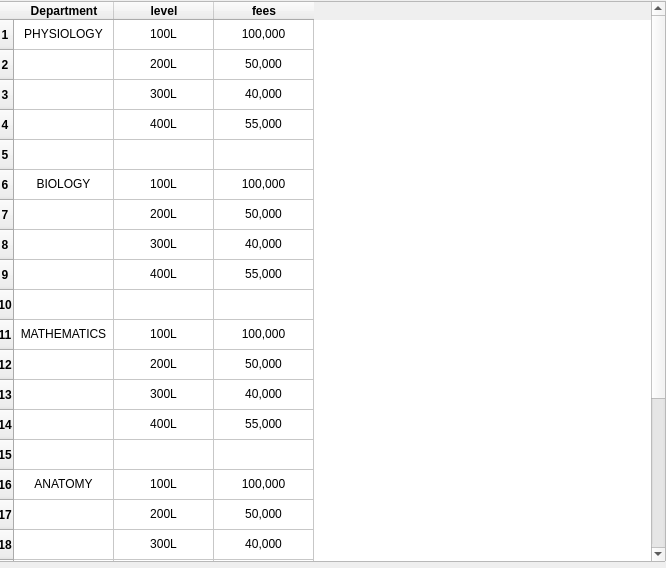
<?xml version="1.0" encoding="UTF-8"?>
<ui version="4.0">
 <class>Form</class>
 <widget class="QWidget" name="Form">
  <property name="geometry">
   <rect>
    <x>0</x>
    <y>0</y>
    <width>666</width>
    <height>568</height>
   </rect>
  </property>
  <property name="windowTitle">
   <string>Form</string>
  </property>
  <widget class="QTableWidget" name="tableWidget">
   <property name="geometry">
    <rect>
     <x>-5</x>
     <y>1</y>
     <width>671</width>
     <height>561</height>
    </rect>
   </property>
   <row>
    <property name="text">
     <string>1</string>
    </property>
    <property name="font">
     <font>
      <weight>75</weight>
      <bold>true</bold>
     </font>
    </property>
    <property name="textAlignment">
     <set>AlignCenter</set>
    </property>
   </row>
   <row>
    <property name="text">
     <string>2</string>
    </property>
    <property name="font">
     <font>
      <weight>75</weight>
      <bold>true</bold>
     </font>
    </property>
    <property name="textAlignment">
     <set>AlignCenter</set>
    </property>
   </row>
   <row>
    <property name="text">
     <string>3</string>
    </property>
    <property name="font">
     <font>
      <weight>75</weight>
      <bold>true</bold>
     </font>
    </property>
    <property name="textAlignment">
     <set>AlignCenter</set>
    </property>
   </row>
   <row>
    <property name="text">
     <string>4</string>
    </property>
    <property name="font">
     <font>
      <weight>75</weight>
      <bold>true</bold>
     </font>
    </property>
    <property name="textAlignment">
     <set>AlignCenter</set>
    </property>
   </row>
   <row>
    <property name="text">
     <string>5</string>
    </property>
    <property name="font">
     <font>
      <weight>75</weight>
      <bold>true</bold>
     </font>
    </property>
    <property name="textAlignment">
     <set>AlignCenter</set>
    </property>
   </row>
   <row>
    <property name="text">
     <string>6</string>
    </property>
    <property name="font">
     <font>
      <weight>75</weight>
      <bold>true</bold>
     </font>
    </property>
    <property name="textAlignment">
     <set>AlignCenter</set>
    </property>
   </row>
   <row>
    <property name="text">
     <string>7</string>
    </property>
    <property name="font">
     <font>
      <weight>75</weight>
      <bold>true</bold>
     </font>
    </property>
    <property name="textAlignment">
     <set>AlignCenter</set>
    </property>
   </row>
   <row>
    <property name="text">
     <string>8</string>
    </property>
    <property name="font">
     <font>
      <weight>75</weight>
      <bold>true</bold>
     </font>
    </property>
    <property name="textAlignment">
     <set>AlignCenter</set>
    </property>
   </row>
   <row>
    <property name="text">
     <string>9</string>
    </property>
    <property name="font">
     <font>
      <weight>75</weight>
      <bold>true</bold>
     </font>
    </property>
    <property name="textAlignment">
     <set>AlignCenter</set>
    </property>
   </row>
   <row>
    <property name="text">
     <string>10</string>
    </property>
    <property name="font">
     <font>
      <weight>75</weight>
      <bold>true</bold>
     </font>
    </property>
    <property name="textAlignment">
     <set>AlignCenter</set>
    </property>
   </row>
   <row>
    <property name="text">
     <string>11</string>
    </property>
    <property name="font">
     <font>
      <weight>75</weight>
      <bold>true</bold>
     </font>
    </property>
    <property name="textAlignment">
     <set>AlignCenter</set>
    </property>
   </row>
   <row>
    <property name="text">
     <string>12</string>
    </property>
    <property name="font">
     <font>
      <weight>75</weight>
      <bold>true</bold>
     </font>
    </property>
    <property name="textAlignment">
     <set>AlignCenter</set>
    </property>
   </row>
   <row>
    <property name="text">
     <string>13</string>
    </property>
    <property name="font">
     <font>
      <weight>75</weight>
      <bold>true</bold>
     </font>
    </property>
    <property name="textAlignment">
     <set>AlignCenter</set>
    </property>
   </row>
   <row>
    <property name="text">
     <string>14</string>
    </property>
    <property name="font">
     <font>
      <weight>75</weight>
      <bold>true</bold>
     </font>
    </property>
    <property name="textAlignment">
     <set>AlignCenter</set>
    </property>
   </row>
   <row>
    <property name="text">
     <string>15</string>
    </property>
    <property name="font">
     <font>
      <weight>75</weight>
      <bold>true</bold>
     </font>
    </property>
    <property name="textAlignment">
     <set>AlignCenter</set>
    </property>
   </row>
   <row>
    <property name="text">
     <string>16</string>
    </property>
    <property name="font">
     <font>
      <weight>75</weight>
      <bold>true</bold>
     </font>
    </property>
    <property name="textAlignment">
     <set>AlignCenter</set>
    </property>
   </row>
   <row>
    <property name="text">
     <string>17</string>
    </property>
    <property name="font">
     <font>
      <weight>75</weight>
      <bold>true</bold>
     </font>
    </property>
    <property name="textAlignment">
     <set>AlignCenter</set>
    </property>
   </row>
   <row>
    <property name="text">
     <string>18</string>
    </property>
    <property name="font">
     <font>
      <weight>75</weight>
      <bold>true</bold>
     </font>
    </property>
    <property name="textAlignment">
     <set>AlignCenter</set>
    </property>
   </row>
   <row>
    <property name="text">
     <string>19</string>
    </property>
    <property name="font">
     <font>
      <weight>75</weight>
      <bold>true</bold>
     </font>
    </property>
    <property name="textAlignment">
     <set>AlignCenter</set>
    </property>
   </row>
   <row>
    <property name="text">
     <string>20</string>
    </property>
    <property name="font">
     <font>
      <weight>75</weight>
      <bold>true</bold>
     </font>
    </property>
    <property name="textAlignment">
     <set>AlignCenter</set>
    </property>
   </row>
   <row>
    <property name="text">
     <string>21</string>
    </property>
    <property name="font">
     <font>
      <weight>75</weight>
      <bold>true</bold>
     </font>
    </property>
    <property name="textAlignment">
     <set>AlignCenter</set>
    </property>
   </row>
   <row>
    <property name="text">
     <string>22</string>
    </property>
    <property name="font">
     <font>
      <weight>75</weight>
      <bold>true</bold>
     </font>
    </property>
    <property name="textAlignment">
     <set>AlignCenter</set>
    </property>
   </row>
   <row>
    <property name="text">
     <string>23</string>
    </property>
    <property name="font">
     <font>
      <weight>75</weight>
      <bold>true</bold>
     </font>
    </property>
    <property name="textAlignment">
     <set>AlignCenter</set>
    </property>
   </row>
   <row>
    <property name="text">
     <string>24</string>
    </property>
    <property name="font">
     <font>
      <weight>75</weight>
      <bold>true</bold>
     </font>
    </property>
    <property name="textAlignment">
     <set>AlignCenter</set>
    </property>
   </row>
   <row>
    <property name="text">
     <string>25</string>
    </property>
    <property name="font">
     <font>
      <weight>75</weight>
      <bold>true</bold>
     </font>
    </property>
    <property name="textAlignment">
     <set>AlignCenter</set>
    </property>
   </row>
   <column>
    <property name="text">
     <string>Department</string>
    </property>
    <property name="font">
     <font>
      <weight>75</weight>
      <bold>true</bold>
     </font>
    </property>
   </column>
   <column>
    <property name="text">
     <string>level</string>
    </property>
    <property name="font">
     <font>
      <weight>75</weight>
      <bold>true</bold>
     </font>
    </property>
   </column>
   <column>
    <property name="text">
     <string>fees</string>
    </property>
    <property name="font">
     <font>
      <weight>75</weight>
      <bold>true</bold>
     </font>
    </property>
   </column>
   <item row="0" column="0">
    <property name="text">
     <string>PHYSIOLOGY</string>
    </property>
    <property name="textAlignment">
     <set>AlignCenter</set>
    </property>
   </item>
   <item row="0" column="1">
    <property name="text">
     <string>100L</string>
    </property>
    <property name="textAlignment">
     <set>AlignCenter</set>
    </property>
   </item>
   <item row="0" column="2">
    <property name="text">
     <string>100,000</string>
    </property>
    <property name="textAlignment">
     <set>AlignCenter</set>
    </property>
   </item>
   <item row="1" column="0">
    <property name="text">
     <string/>
    </property>
    <property name="textAlignment">
     <set>AlignCenter</set>
    </property>
   </item>
   <item row="1" column="1">
    <property name="text">
     <string>200L</string>
    </property>
    <property name="textAlignment">
     <set>AlignCenter</set>
    </property>
   </item>
   <item row="1" column="2">
    <property name="text">
     <string>50,000</string>
    </property>
    <property name="textAlignment">
     <set>AlignCenter</set>
    </property>
   </item>
   <item row="2" column="0">
    <property name="text">
     <string/>
    </property>
    <property name="textAlignment">
     <set>AlignCenter</set>
    </property>
   </item>
   <item row="2" column="1">
    <property name="text">
     <string>300L</string>
    </property>
    <property name="textAlignment">
     <set>AlignCenter</set>
    </property>
   </item>
   <item row="2" column="2">
    <property name="text">
     <string>40,000</string>
    </property>
    <property name="textAlignment">
     <set>AlignCenter</set>
    </property>
   </item>
   <item row="3" column="0">
    <property name="text">
     <string/>
    </property>
    <property name="textAlignment">
     <set>AlignCenter</set>
    </property>
   </item>
   <item row="3" column="1">
    <property name="text">
     <string>400L</string>
    </property>
    <property name="textAlignment">
     <set>AlignCenter</set>
    </property>
   </item>
   <item row="3" column="2">
    <property name="text">
     <string>55,000</string>
    </property>
    <property name="textAlignment">
     <set>AlignCenter</set>
    </property>
   </item>
   <item row="4" column="0">
    <property name="text">
     <string/>
    </property>
    <property name="textAlignment">
     <set>AlignCenter</set>
    </property>
   </item>
   <item row="5" column="0">
    <property name="text">
     <string>BIOLOGY</string>
    </property>
    <property name="textAlignment">
     <set>AlignCenter</set>
    </property>
   </item>
   <item row="5" column="1">
    <property name="text">
     <string>100L</string>
    </property>
    <property name="textAlignment">
     <set>AlignCenter</set>
    </property>
   </item>
   <item row="5" column="2">
    <property name="text">
     <string>100,000</string>
    </property>
    <property name="textAlignment">
     <set>AlignCenter</set>
    </property>
   </item>
   <item row="6" column="0">
    <property name="text">
     <string/>
    </property>
   </item>
   <item row="6" column="1">
    <property name="text">
     <string>200L</string>
    </property>
    <property name="textAlignment">
     <set>AlignCenter</set>
    </property>
   </item>
   <item row="6" column="2">
    <property name="text">
     <string>50,000</string>
    </property>
    <property name="textAlignment">
     <set>AlignCenter</set>
    </property>
   </item>
   <item row="7" column="0">
    <property name="text">
     <string/>
    </property>
   </item>
   <item row="7" column="1">
    <property name="text">
     <string>300L</string>
    </property>
    <property name="textAlignment">
     <set>AlignCenter</set>
    </property>
   </item>
   <item row="7" column="2">
    <property name="text">
     <string>40,000</string>
    </property>
    <property name="textAlignment">
     <set>AlignCenter</set>
    </property>
   </item>
   <item row="8" column="0">
    <property name="text">
     <string/>
    </property>
   </item>
   <item row="8" column="1">
    <property name="text">
     <string>400L</string>
    </property>
    <property name="textAlignment">
     <set>AlignCenter</set>
    </property>
   </item>
   <item row="8" column="2">
    <property name="text">
     <string>55,000</string>
    </property>
    <property name="textAlignment">
     <set>AlignCenter</set>
    </property>
   </item>
   <item row="9" column="0">
    <property name="text">
     <string/>
    </property>
   </item>
   <item row="10" column="0">
    <property name="text">
     <string>MATHEMATICS</string>
    </property>
    <property name="textAlignment">
     <set>AlignCenter</set>
    </property>
   </item>
   <item row="10" column="1">
    <property name="text">
     <string>100L</string>
    </property>
    <property name="textAlignment">
     <set>AlignCenter</set>
    </property>
   </item>
   <item row="10" column="2">
    <property name="text">
     <string>100,000</string>
    </property>
    <property name="textAlignment">
     <set>AlignCenter</set>
    </property>
   </item>
   <item row="11" column="1">
    <property name="text">
     <string>200L</string>
    </property>
    <property name="textAlignment">
     <set>AlignCenter</set>
    </property>
   </item>
   <item row="11" column="2">
    <property name="text">
     <string>50,000</string>
    </property>
    <property name="textAlignment">
     <set>AlignCenter</set>
    </property>
   </item>
   <item row="12" column="1">
    <property name="text">
     <string>300L</string>
    </property>
    <property name="textAlignment">
     <set>AlignCenter</set>
    </property>
   </item>
   <item row="12" column="2">
    <property name="text">
     <string>40,000</string>
    </property>
    <property name="textAlignment">
     <set>AlignCenter</set>
    </property>
   </item>
   <item row="13" column="1">
    <property name="text">
     <string>400L</string>
    </property>
    <property name="textAlignment">
     <set>AlignCenter</set>
    </property>
   </item>
   <item row="13" column="2">
    <property name="text">
     <string>55,000</string>
    </property>
    <property name="textAlignment">
     <set>AlignCenter</set>
    </property>
   </item>
   <item row="14" column="0">
    <property name="text">
     <string/>
    </property>
    <property name="textAlignment">
     <set>AlignCenter</set>
    </property>
   </item>
   <item row="14" column="1">
    <property name="text">
     <string/>
    </property>
    <property name="textAlignment">
     <set>AlignCenter</set>
    </property>
   </item>
   <item row="15" column="0">
    <property name="text">
     <string>ANATOMY</string>
    </property>
    <property name="textAlignment">
     <set>AlignCenter</set>
    </property>
   </item>
   <item row="15" column="1">
    <property name="text">
     <string>100L</string>
    </property>
    <property name="textAlignment">
     <set>AlignCenter</set>
    </property>
   </item>
   <item row="15" column="2">
    <property name="text">
     <string>100,000</string>
    </property>
    <property name="textAlignment">
     <set>AlignCenter</set>
    </property>
   </item>
   <item row="16" column="1">
    <property name="text">
     <string>200L</string>
    </property>
    <property name="textAlignment">
     <set>AlignCenter</set>
    </property>
   </item>
   <item row="16" column="2">
    <property name="text">
     <string>50,000</string>
    </property>
    <property name="textAlignment">
     <set>AlignCenter</set>
    </property>
   </item>
   <item row="17" column="1">
    <property name="text">
     <string>300L</string>
    </property>
    <property name="textAlignment">
     <set>AlignCenter</set>
    </property>
   </item>
   <item row="17" column="2">
    <property name="text">
     <string>40,000</string>
    </property>
    <property name="textAlignment">
     <set>AlignCenter</set>
    </property>
   </item>
   <item row="18" column="1">
    <property name="text">
     <string>400L</string>
    </property>
    <property name="textAlignment">
     <set>AlignCenter</set>
    </property>
   </item>
   <item row="18" column="2">
    <property name="text">
     <string>55,000</string>
    </property>
    <property name="textAlignment">
     <set>AlignCenter</set>
    </property>
   </item>
   <item row="19" column="0">
    <property name="text">
     <string/>
    </property>
   </item>
   <item row="20" column="0">
    <property name="text">
     <string>RADIOGRAPHY</string>
    </property>
    <property name="textAlignment">
     <set>AlignCenter</set>
    </property>
   </item>
   <item row="20" column="1">
    <property name="text">
     <string>100L</string>
    </property>
    <property name="textAlignment">
     <set>AlignCenter</set>
    </property>
   </item>
   <item row="20" column="2">
    <property name="text">
     <string>100,000</string>
    </property>
    <property name="textAlignment">
     <set>AlignCenter</set>
    </property>
   </item>
   <item row="21" column="1">
    <property name="text">
     <string>200L</string>
    </property>
    <property name="textAlignment">
     <set>AlignCenter</set>
    </property>
   </item>
   <item row="21" column="2">
    <property name="text">
     <string>50,000</string>
    </property>
    <property name="textAlignment">
     <set>AlignCenter</set>
    </property>
   </item>
   <item row="22" column="1">
    <property name="text">
     <string>300L</string>
    </property>
    <property name="textAlignment">
     <set>AlignCenter</set>
    </property>
   </item>
   <item row="22" column="2">
    <property name="text">
     <string>40,000</string>
    </property>
    <property name="textAlignment">
     <set>AlignCenter</set>
    </property>
   </item>
   <item row="23" column="1">
    <property name="text">
     <string>400L</string>
    </property>
    <property name="textAlignment">
     <set>AlignCenter</set>
    </property>
   </item>
   <item row="23" column="2">
    <property name="text">
     <string>45,000</string>
    </property>
    <property name="textAlignment">
     <set>AlignCenter</set>
    </property>
   </item>
   <item row="24" column="1">
    <property name="text">
     <string>500L</string>
    </property>
    <property name="textAlignment">
     <set>AlignCenter</set>
    </property>
   </item>
   <item row="24" column="2">
    <property name="text">
     <string>55,000</string>
    </property>
    <property name="textAlignment">
     <set>AlignCenter</set>
    </property>
   </item>
  </widget>
 </widget>
 <resources/>
 <connections/>
</ui>
